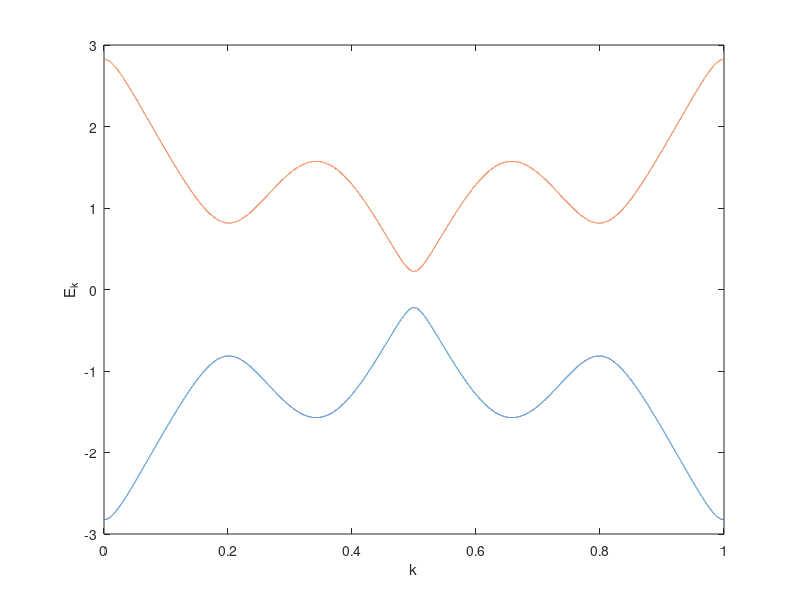

Recreate this plot in MATLAB.
% calculation of effective floquet Hamiltonian of transverse Ising model
% with alternating transverse field

clear;
clc;
format long
tic;

%% paramter

L = 100000;
J = 1;
g1 = 1;
g2 = -1;
% k = (2/L:2/L:1)';
k = (1/L:2/L:(L-1)/L)';
x = (0:L)';
xx = (1:L)';
dt = 2.05*pi/(2*sqrt(2));
% dt = 100;
t0 = 0.5*dt;

%% constructing evolution operator
ck = cospi(k);
sk = sinpi(k);
fact = sqrt(g1^2+J^2+2*g1*J*ck);
sf = sin(2*fact*t0)./fact;

expHkp_11 = cos(2*t0*fact) - 1i*(g1+J*ck).*sf;
expHkp_22 = conj(expHkp_11);
expHkp_12 = -J*sk.*sf;
expHkp_21 = -expHkp_12;

fact = sqrt(g2^2+J^2+2*g2*J*ck);
sf = sin(2*fact*dt)./fact;

expHkm_11 = cos(2*dt*fact) - 1i*(g2+J*ck).*sf;
expHkm_22 = conj(expHkm_11);
expHkm_12 = -J*sk.*sf;
expHkm_21 = -expHkm_12;

fact = sqrt(g1^2+J^2+2*g1*J*ck);
sf = sin(2*fact*(dt-t0))./fact;

expHk2_11 = cos(2*(dt-t0)*fact) - 1i*(g1+J*ck).*sf;
expHk2_22 = conj(expHk2_11);
expHk2_12 = -J*sk.*sf;
expHk2_21 = -expHk2_12;

expH_11 = expHkm_11.*expHkp_11 + expHkm_12.*expHkp_21;
expH_12 = expHkm_11.*expHkp_12 + expHkm_12.*expHkp_22;
expH_21 = expHkm_21.*expHkp_11 + expHkm_22.*expHkp_21;
expH_22 = expHkm_21.*expHkp_12 + expHkm_22.*expHkp_22;

expH_11 = expHk2_11.*expH_11 + expHk2_12.*expH_21;
expH_12 = expHk2_11.*expH_12 + expHk2_12.*expH_22;
expH_21 = expHk2_21.*expH_11 + expHk2_22.*expH_21;
expH_22 = expHk2_21.*expH_12 + expHk2_22.*expH_22;

a = real(expH_11);
b = imag(expH_11);
c = real(expH_12);
d = imag(expH_12);
fact = sqrt(b.^2 + c.^2 + d.^2);

H_eff_11 = real(1i*((fact-b).*log(a-1i*fact) + (fact+b).*log(a+1i*fact))./(2*fact));
% H_eff_22 = ((fact+b).*log(a-1i*fact) + (fact-b).*log(a+1i*fact))./(2*fact)/(2*T);
H_eff_22 = -H_eff_11;
H_eff_12 = -(c+d*1i).*(log(a-1i*fact)-log(a+1i*fact))./(2*fact);
H_eff_21 = conj(H_eff_12);

spe = zeros(2,L/2);

for i = 1:L/2
    H_eff = [H_eff_11(i),H_eff_12(i);
             H_eff_21(i),H_eff_22(i)];
    [V, D] = eig(H_eff);
    spe(:,i) = diag(D);
end

% Hop_space = 2*(cos(x*k'*pi)*H_eff_11)/L;
% Gen_space = -2i*(sin(x*k'*pi)*H_eff_12)/L;
% 
% order = sum(abs(Hop_space(1:L/2).*(1:L/2)'))/sum(abs(Hop_space(1:L/2)));
% [~,peak] = max(abs(Hop_space(1:L/2)));

ftitle = strcat('L = ', num2str(L),', g1 = ', num2str(g1),', g2 = ', num2str(g2),', dt = ', num2str(dt),', t0 = ', num2str(t0));
figure('Name',ftitle);
set(gcf, 'position', [250 70 1400 900]);
plot(k,spe)
xlabel('k')
ylabel('E_k')


toc;